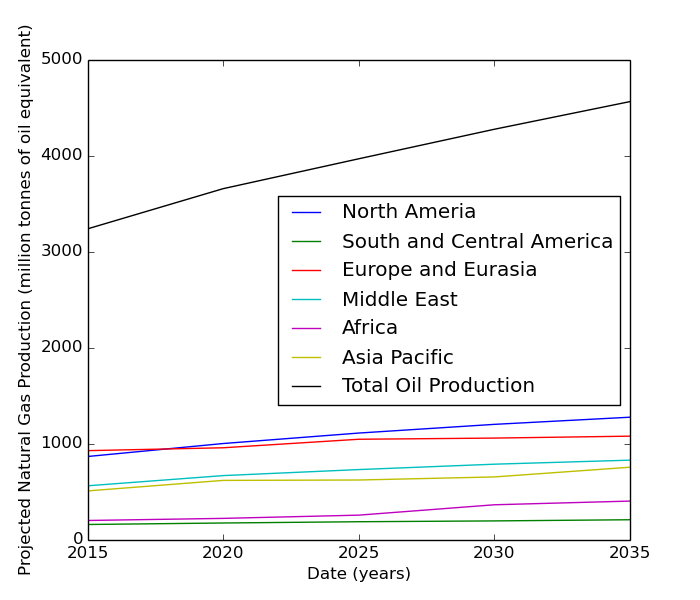

Python code for this plot:
import pandas as pd
import numpy
from scipy.optimize import curve_fit
import matplotlib.pyplot as plt
#%matplotlib inline #uncomment if using ipython notebook

data = pd.read_csv('bp_outlook_2035_gas_production.csv')
data.columns = ['date',
                'north_america',
                'south_central_america',
                'europe_euroasia',
                'middle_east',
                'africa',
                'asia_pacific',
                'total']

fig = plt.figure(figsize=[7,6]);
plt.plot(data.date,data.north_america, label='North Ameria')
plt.plot(data.date,data.south_central_america, label='South and Central America')
plt.plot(data.date,data.europe_euroasia, label='Europe and Eurasia')
plt.plot(data.date,data.middle_east, label='Middle East')
plt.plot(data.date,data.africa, label='Africa')
plt.plot(data.date,data.asia_pacific, label='Asia Pacific')
plt.plot(data.date,data.total, label='Total Oil Production')
plt.legend(loc='best' )
plt.grid('off')

ax = plt.subplot(111)
#ax.grid('on')
ax.set_xlabel('Date (years)')
ax.set_ylabel('Projected Natural Gas Production (million tonnes of oil equivalent)')
plt.savefig('gas_outlook_2035.png')
plt.savefig('gas_outlook_2035.pdf')
plt.savefig('gas_outlook_2035.svg')
plt.show()
